Frame 1 (no input): blank canvas, image omitted
Frame 60 (the mouse pressed at the canvas centre just before this capture): blank canvas, image omitted
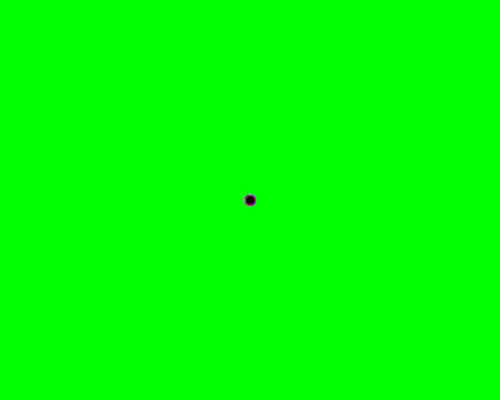
Frame 120 (the mouse held since frame 60 and released just before this capture)

The Processing sketch whose frames 1 and 60 were blank and that drew this single picture after the mouse press (run headless with seeded random() and noise(); from frame 60 on, the mouse is pressed at the canvas centre):

// Processing sketch: processing_170041
// ── processing_170041.pde

int pensize = 10;

void setup() {
  size(500,400);
  background(0,255,0);
}

void draw() {
  stroke(237,19,219);
  fill(0);
  
  if (mousePressed) {
    ellipse(mouseX, mouseY, pensize, pensize);
  }
}

// switch pensize back and forth every time a key is pressed
void keyPressed() {
  if (pensize == 10) {
    pensize = 20;
  } else if (pensize == 20) {
    pensize = 30;    
  } else {
    pensize = 10;
  }
}
